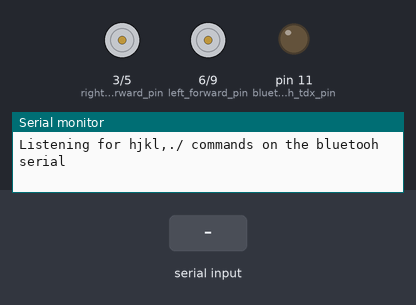
A sketch run on a simulated Arduino Uno, built with avr-gcc and run on an emulated ATmega328P. Parts: motor-driver pin pairs drawn as motors (green arrow = first pin HIGH = forward, orange = second pin HIGH = backward, longer = more drive), output pins drawn as LEDs (lit = HIGH), the last lines printed to the serial monitor. Inputs (shaded band) come from the test bench.

Above: at 1.2 s.
1.3 s: "i" received over the second serial link
At 2.2 s:
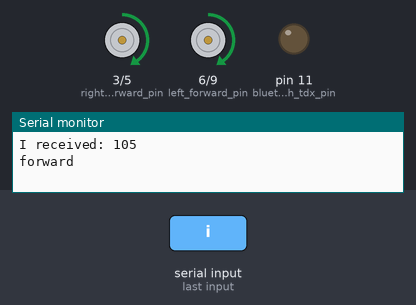
2.8 s: "h" received over the second serial link
At 3.3 s:
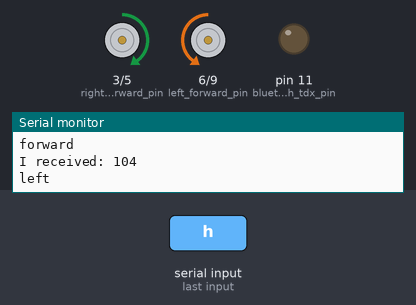
4.3 s: "l" received over the second serial link
At 5.5 s:
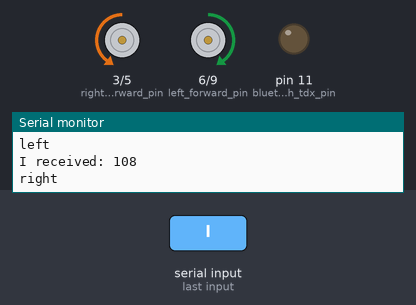
5.8 s: "k" received over the second serial link
At 6.8 s:
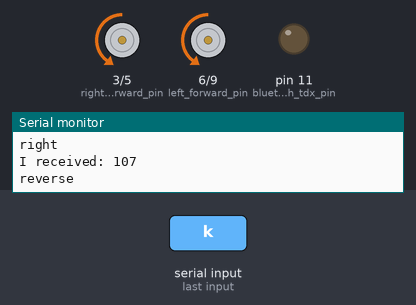
Timing chart, 0 to 8.3 s (numbered marks = the images above; inputs shaded):
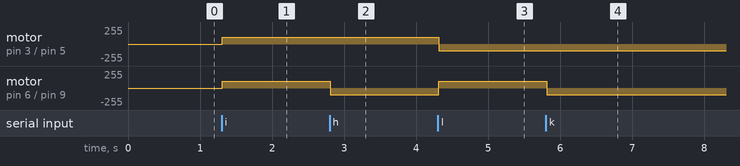

Measured:
- after the input at 1.3 s, motor on pin 3 (right_forward_pin) / pin 5 (right_reverse_pin), motor on pin 6 (left_forward_pin) / pin 9 (left_reverse_pin): stopped → forward 100/255 at once
- after the input at 2.8 s, motor on pin 6 (left_forward_pin) / pin 9 (left_reverse_pin): forward 100/255 → backward 100/255 at once
- after the input at 4.3 s, motor on pin 3 (right_forward_pin) / pin 5 (right_reverse_pin): forward 100/255 → backward 100/255 at once; motor on pin 6 (left_forward_pin) / pin 9 (left_reverse_pin): backward 100/255 → forward 100/255 at once
- after the input at 5.8 s, motor on pin 6 (left_forward_pin) / pin 9 (left_reverse_pin): forward 100/255 → backward 100/255 at once

The sketch:

robot-receiver.ino
```cpp
// Bluetooth-robot v1
// Use Bluetooth HC-06 receive commands from another bluetooth device or terminal
// vi direction keys
// Uses keys "h" = left, "j" = reverse, "k" or "i" = forward, and "l" = right
// speed control is also implemented using "," = speed down, "." = speed up, and "/" = max speed.
#include <SoftwareSerial.h>
// L293D motor control pins
// we can only use pins 3, 5, 6, 9, 10, and 11 for PWM Pins
const int right_forward_pin = 3;
const int right_reverse_pin = 5;
const int left_forward_pin = 6;
const int left_reverse_pin = 9;
// leave 10 and 11 for Bluetooth serial communication
const int bluetooth_rdx_pin = 10;  // connect this pin to the transmit TDX of bluetooth
const int bluetooth_tdx_pin = 11;  // connect this pin to the receive RDX of bluetooth
SoftwareSerial bt(bluetooth_rdx_pin, bluetooth_tdx_pin); // RX, TX

// LED pin attached to Arduino D13 - it is on if we get a command
int LED = 13;

// variable to store serial data
int incomingByte = 0;

// variable to store initial speed value
int speed_val = 100;
int increment_speed = 25; // how much to add or subtract from speed

//////////////////////////////


void setup(){
  pinMode(right_forward_pin, OUTPUT);
  pinMode(right_reverse_pin, OUTPUT);
  pinMode(left_forward_pin, OUTPUT);
  pinMode(left_reverse_pin, OUTPUT);
  pinMode(bluetooth_tdx_pin, OUTPUT);
  pinMode(bluetooth_rdx_pin, INPUT);
  Serial.begin(9600);
  Serial.println("Listening for hjkl,./ commands on the bluetooh serial ");
  // the HC-06 does default to 9,600.  Just pair and go!
  bt.begin(9600);
  bt.println("Listening for hjkl,./ commands on this port... ");
}


void loop() {

// check for serial data
if (bt.available() > 0) {
      // read the incoming byte:
      incomingByte = bt.read();
      // if available, blink LED and print serial data received.
      digitalWrite(LED, HIGH);
      // say what you got:
      Serial.print("I received: ");
      Serial.println(incomingByte);
      // delay 10 milliseconds to allow serial update time
      delay(10);

      switch (incomingByte) {
        case 46:  // "," - raise speed
          speed_val = constrain(speed_val + increment_speed, 0, 255);
          Serial.print("Faster speed=");
          Serial.println(speed_val);
          break;

        case 44:  // "." - lower speed
          speed_val = constrain(speed_val - increment_speed, 0, 255);
          Serial.print("Slower speed=");
          Serial.println(speed_val);
          break;

       case 47:  // "/" - max speed
          speed_val = 255;
          Serial.println("Turbo max speed!");
          break;

        case 105:  // "j" or "i" forward
          forward(speed_val);
          Serial.println("forward");
          break;

        case 106:  // "j" or "i" forward
          forward(speed_val);
          Serial.println("forward");
          break;

        case 104:  // "h" left
          left(speed_val);
          Serial.println("left");
          break;

        case 108:  // "l" right
          right(speed_val);
          Serial.println("right");
          break;

        case 107:  // "k" reverse
          reverse(speed_val);
          Serial.println("reverse");
          break;

        default:
          Serial.print("Unknown command.  Stopping.");
          stop();
       }
  }
  // this will continue current speed an direction forever
  // you can put in a stop after 5 seconds
}


// robot movement
void forward(int speed) {
  analogWrite(right_forward_pin, speed);
  analogWrite(right_reverse_pin, 0);
  analogWrite(left_forward_pin, speed);
  analogWrite(left_reverse_pin, 0);
}

void reverse(int speed){
  analogWrite(right_forward_pin, 0);
  analogWrite(right_reverse_pin, speed);
  analogWrite(left_forward_pin, 0);
  analogWrite(left_reverse_pin, speed);
}

void right(int speed){
  analogWrite(right_forward_pin, 0);
  analogWrite(right_reverse_pin, speed);
  analogWrite(left_forward_pin, speed);
  analogWrite(left_reverse_pin, 0);
}

void left(int speed){
  analogWrite(right_forward_pin, speed);
  analogWrite(right_reverse_pin, 0);
  analogWrite(left_forward_pin, 0);
  analogWrite(left_reverse_pin, speed);
}

void stop(){
  analogWrite(right_forward_pin, 0);
  analogWrite(right_reverse_pin, 0);
  analogWrite(left_forward_pin, 0);
  analogWrite(left_reverse_pin, 0);
}
```
